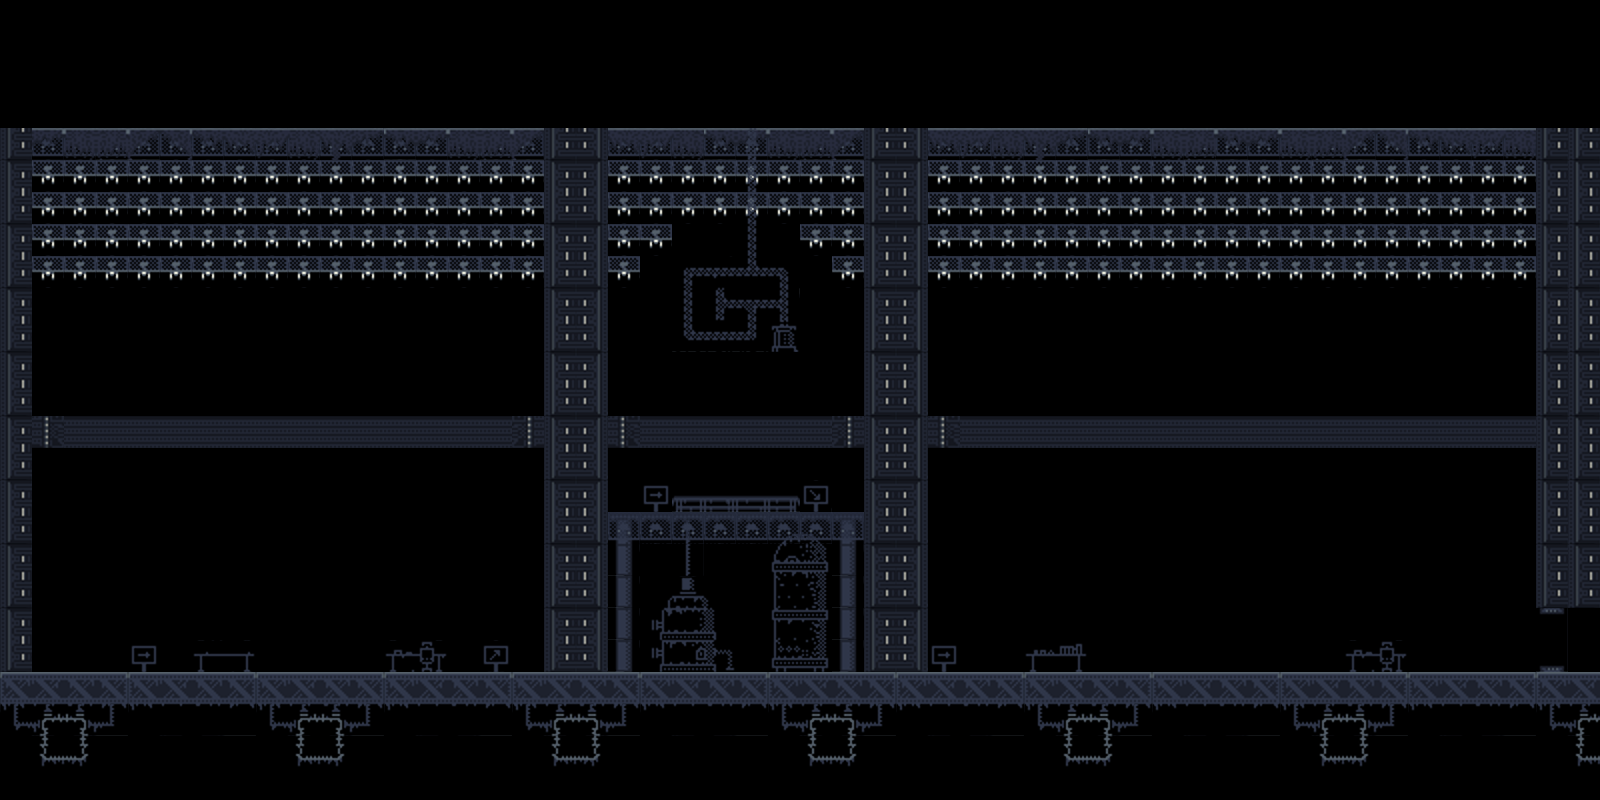

A 2D game scene composited from a Tiled map and its tileset images. What follows is a short description and the map's XML, with each tile layer's data collapsed to a summary:
An orthogonal 50x25 tile map with 32x32 px tiles, 4 tile layers (BackgroundWall, BackgroundStuff, Walkable, Foreground), 1 hidden layer not drawn and 13 objects (3x Spawn, Exit, Waypoint1, Waypoint2, MainFloor, ...).

<map version="1.2" tiledversion="1.3.1" orientation="orthogonal" renderorder="right-down" compressionlevel="0" width="50" height="25" tilewidth="32" tileheight="32" infinite="0" nextlayerid="10" nextobjectid="27">
 <tileset firstgid="1" name="industrial.v1_32" tilewidth="32" tileheight="32" tilecount="1024" columns="32">
  <image source="Tilesets/Industrial/industrial.v1_32.png" width="1024" height="1024" />
 </tileset>
 <imagelayer id="2" name="BackgroundImage" visible="0" locked="1" opacity="0.8" offsetx="-3.87175" offsety="-272.958">
  <image source="../Backgrounds/tutorialBackground.jpg" />
 </imagelayer>
 <layer id="5" name="BackgroundWall" width="50" height="25" opacity="0.7">
  <properties>
   <property name="Tileset" value="industrial.v1_32" />
  </properties>
  <data>[1250 cells, 158 non-empty, 7 distinct tile ids]</data>
 </layer>
 <layer id="3" name="BackgroundStuff" width="50" height="25">
  <properties>
   <property name="Tileset" value="industrial.v1_32" />
  </properties>
  <data>[1250 cells, 289 non-empty, 37 distinct tile ids]</data>
 </layer>
 <layer id="1" name="Walkable" width="50" height="25">
  <properties>
   <property name="Tileset" value="industrial.v1_32" />
  </properties>
  <data>[1250 cells, 173 non-empty, 26 distinct tile ids]</data>
 </layer>
 <objectgroup id="6" name="SpawnPoints">
  <object id="6" name="Spawn" x="32" y="608" width="64" height="64" />
  <object id="19" name="Spawn" x="704" y="448" width="64" height="64" />
  <object id="22" name="Spawn" x="1470" y="575" width="64" height="64" />
 </objectgroup>
 <objectgroup id="9" name="EndPoint">
  <object id="23" name="Exit" x="1536" y="606" width="32" height="64" />
 </objectgroup>
 <objectgroup id="8" name="WayPoints">
  <object id="20" name="Waypoint1" x="640" y="480" width="32" height="32" />
  <object id="21" name="Waypoint2" x="800" y="480" width="32" height="32" />
 </objectgroup>
 <objectgroup id="7" name="Collidable">
  <object id="12" name="MainFloor" x="0" y="672" width="1600" height="32" />
  <object id="16" name="Pillar1" x="608" y="544" width="32" height="128" />
  <object id="17" name="Platform" x="608" y="512" width="256" height="32" />
  <object id="18" name="Pillar2" x="832" y="544" width="32" height="128" />
  <object id="24" name="Roof" x="0" y="128" width="1600" height="32" />
  <object id="25" name="Wall" x="0" y="160" width="32" height="512" />
  <object id="26" name="Wall2" x="1568" y="160" width="32" height="510" />
 </objectgroup>
 <layer id="4" name="Foreground" width="50" height="25">
  <properties>
   <property name="Tileset" value="industrial.v1_32" />
  </properties>
  <data>[1250 cells, 37 non-empty, 22 distinct tile ids]</data>
 </layer>
</map>
